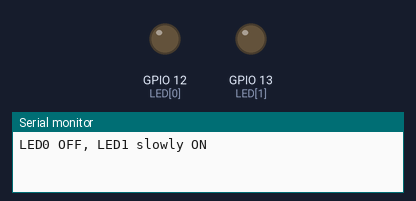
This sketch was run on a simulated ESP32-C3. Shown: output pins drawn as LEDs (lit = HIGH), the last lines printed to the serial monitor.

Above: at 0.05 s.
At 2.25 s:
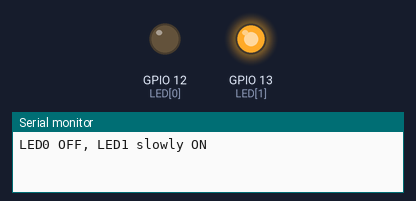
At 3.35 s:
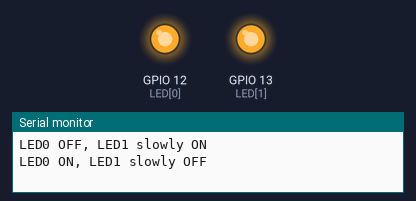
At 4.5 s:
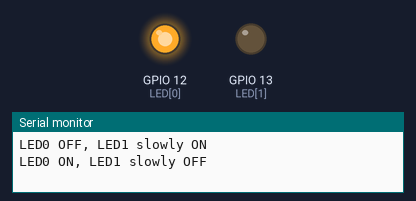
Timing chart, 0 to 5.9 s (numbered marks = the images above):
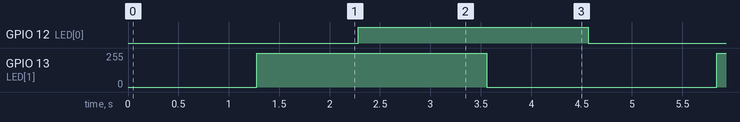

The sketch:

pintest.ino
```cpp
// (licence header left out)
// const uint8_t availablePins[] = {0, 1, 2, 3, 4, 5, 6, 7, 8, 9, 10, 12, 13, 18, 19};

const byte LED[] = {12, 13}; // 设置 LED0 和 LED1 的引脚

void setup() {
	Serial.begin(115200); // 初始化串口，波特率 115200

	// 设置引脚模式
	pinMode(LED[0], OUTPUT);
	pinMode(LED[1], OUTPUT);
}

void loop() {
	// 打印工作状态
	Serial.println("LED0 OFF, LED1 slowly ON");
	// 关闭 LED0，逐渐打开 LED1
	digitalWrite(LED[0], LOW);
	for (int i = 0; i <= 255; ++i) {
		analogWrite(LED[1], i);
		delay(5);
	}

	delay(1000); // 延时 1 秒

	// 打印工作状态
	Serial.println("LED0 ON, LED1 slowly OFF");
	// 打开 LED0，逐渐关闭 LED1
	digitalWrite(LED[0], HIGH);
	for (int i = 255; i >= 0; --i) {
		analogWrite(LED[1], i);
		delay(5);
	}

	delay(1000); // 延时 1 秒
}
```

Measured:
- by itself, GPIO 12 (LED[0]): alternates HIGH for 2.3 s and LOW for 2.3 s
- by itself, GPIO 13 (LED[1]): repeats every 4.6 s: 0/255 2.3 s, 255/255 2.3 s
